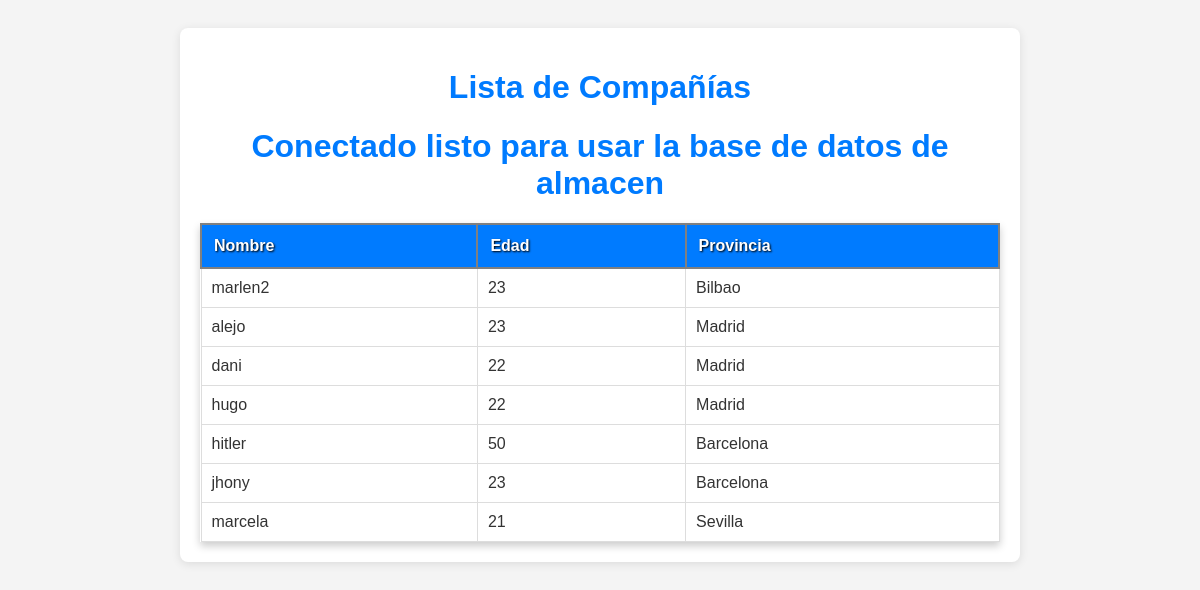
The page /consulta4.php on the database its author committed.
### tables this page shows
CREATE TABLE `compania` (
  `nombre` varchar(75) DEFAULT NULL,
  `Edad` int(100) DEFAULT NULL,
  `Fecha` date DEFAULT NULL,
  `VIP` text,
  `Provincia` varchar(20) DEFAULT NULL
);

### consulta4.php (the view, shortened to what this page needs)
<html>
<head>
</head>
<body>
	<div class="container">
		<h1>Lista de Compañías</h1>
		<?php
			include 'conexion2.php';
			$consulta = $conexion2->query("SELECT * FROM compania WHERE Edad > 18;") or die("Ha fallado la conexión");
			echo '<table>';
			echo "<tr>
					<th>Nombre</th>
					<th>Edad</th>
					<th>Provincia</th>
				  </tr>";
			while ($registro = $consulta->fetch_assoc()) {
				echo "<tr>";
				echo "<td>" . $registro['nombre'] . "</td>";
				echo "<td>" . $registro['Edad'] . "</td>";
				echo "<td>" . $registro['Provincia'] . "</td>";
				echo "</tr>";
			}
			echo '</table>';
		?>
	</div>
</body>
</html>

### consulta4.php (style rules this page uses)
body { font-family: Arial, sans-serif; background-color: #f4f4f4; padding: 20px; }
table { width: 100%; border-collapse: collapse; margin-top: 20px; box-shadow: 0 4px 8px rgba(0, 0, 0, 0.2); }
th { border: 2px solid gray; background-color: #007bff; color: white; padding: 12px; text-align: left; text-shadow: 1px 1px 2px black; }
td { border: 1px solid #ddd; padding: 10px; background-color: white; color: #333; }
tr:nth-child(even) { background-color: #f9f9f9; }
h1 { text-align: center; color: #007bff; }
.container { max-width: 800px; margin: auto; padding: 20px; background-color: white; border-radius: 8px; box-shadow: 0 2px 10px rgba(0, 0, 0, 0.1); }

### rows shown on the page
compania: nombre "marlen2", Edad "23", Provincia "Bilbao"
compania: nombre "alejo", Edad "23", Provincia "Madrid"
compania: nombre "dani", Edad "22", Provincia "Madrid"
compania: nombre "hugo", Edad "22", Provincia "Madrid"
compania: nombre "hitler", Edad "50", Provincia "Barcelona"
compania: nombre "jhony", Edad "23", Provincia "Barcelona"
compania: nombre "marcela", Edad "21", Provincia "Sevilla"
